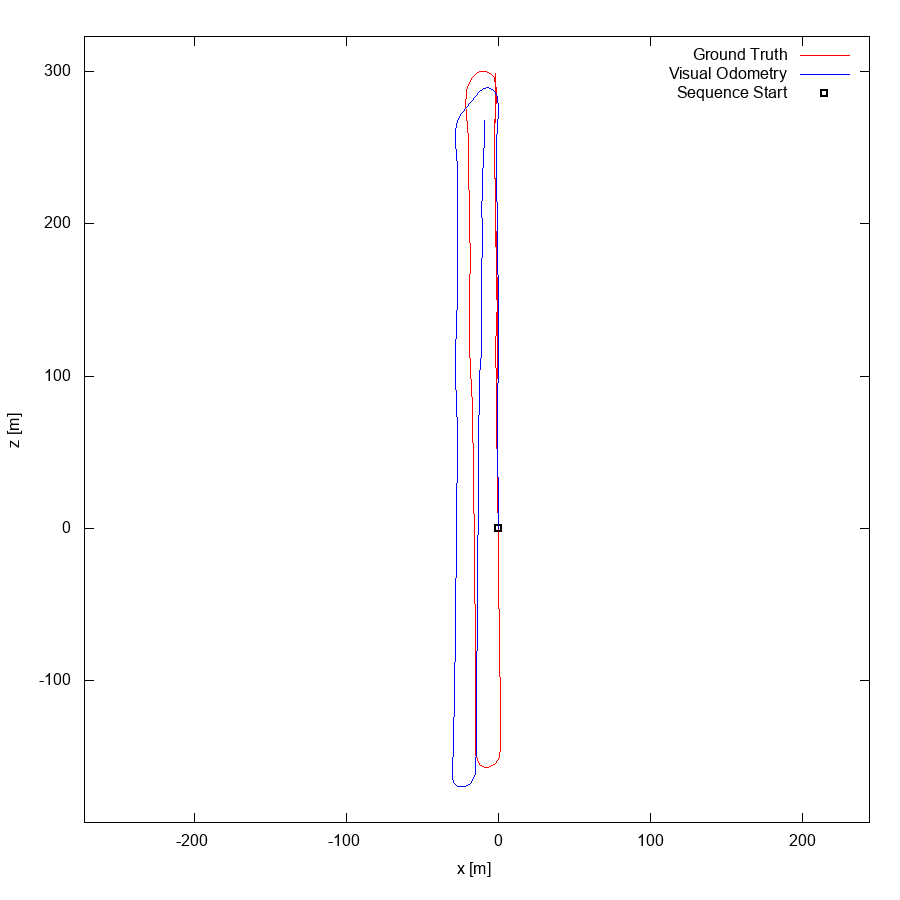

Write gnuplot code to recreate this figure.
set term postscript eps enhanced color
set output "06.eps"
set size ratio -1
set xrange [-272:244]
set yrange [-193:323]
set xlabel "x [m]"
set ylabel "z [m]"
plot "06.txt" using 1:2 lc rgb "#FF0000" title 'Ground Truth' w lines,"06.txt" using 3:4 lc rgb "#0000FF" title 'Visual Odometry' w lines,"< head -1 06.txt" using 1:2 lc rgb "#000000" pt 4 ps 1 lw 2 title 'Sequence Start' w points
